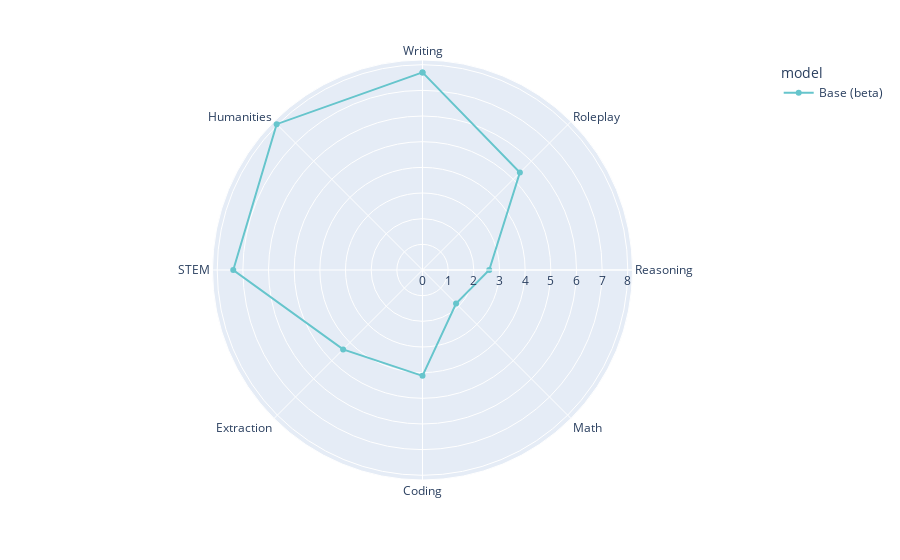

The notebook cell saved with this chart:
### Code cell
target_models = ["beta_ultra_dpo_full_beta0.01_new", "beta_ultra_rdpo_full_eta0.005_beta0.01_no_decay_new", #"beta_ultra_rdpo_full_eta0.005_beta0.01_stepwise_end0.5_new",
                 #"zephyr-7b-gemma-v0.1", 
                 "mistral-7b-sft-beta"]

scores_target = [scores_all[i] for i in range(len(scores_all)) if scores_all[i]["model"] in target_models]

# sort by target_models
scores_target = sorted(scores_target, key=lambda x: target_models.index(x["model"]), reverse=True)

df_score = pd.DataFrame(scores_target)
df_score = df_score[df_score["model"].isin(target_models)]

rename_map = {"zephyr-7b-beta": "zephyr-7b-beta",
              "beta_ultra_dpo_full_beta0.01_new": "DPO (beta)",
              "beta_ultra_rdpo_full_eta0.005_beta0.01_no_decay_new": "RPO (beta)",
              #"beta_ultra_rdpo_full_eta0.005_beta0.01_no_decay_new": "RPO (eta=0.005)",
              "mistral-7b-sft-beta": "Base (beta)"}

for k, v in rename_map.items():
    df_score.replace(k, v, inplace=True)

fig = px.line_polar(df_score, r = 'score', theta = 'category', line_close = True, category_orders = {"category": CATEGORIES},
                    color = 'model', markers=True, color_discrete_sequence=px.colors.qualitative.Pastel)

fig.show()

### Figure 1 — Plotly figure (JSON) as saved in the notebook; plotly's stock layout.template omitted (floating-point values rounded to 4 significant figures)
{"data": [{"hovertemplate": "model=Base (beta)<br>score=%{r}<br>category=%{theta}<extra></extra>", "legendgroup": "Base (beta)", "line": {"color": "rgb(102, 197, 204)", "dash": "solid"}, "marker": {"symbol": "circle"}, "mode": "lines+markers", "name": "Base (beta)", "r": [7.7, 5.367, 2.6, 1.85, 4.125, 4.375, 7.375, 8.037, 7.7], "showlegend": true, "subplot": "polar", "theta": ["Writing", "Roleplay", "Reasoning", "Math", "Coding", "Extraction", "STEM", "Humanities", "Writing"], "type": "scatterpolar"}], "layout": {"legend": {"title": {"text": "model"}, "tracegroupgap": 0}, "margin": {"t": 60}, "polar": {"angularaxis": {"categoryarray": ["Writing", "Roleplay", "Reasoning", "Math", "Coding", "Extraction", "STEM", "Humanities"], "categoryorder": "array", "direction": "clockwise", "rotation": 90}, "domain": {"x": [0, 1], "y": [0, 1]}}}}
